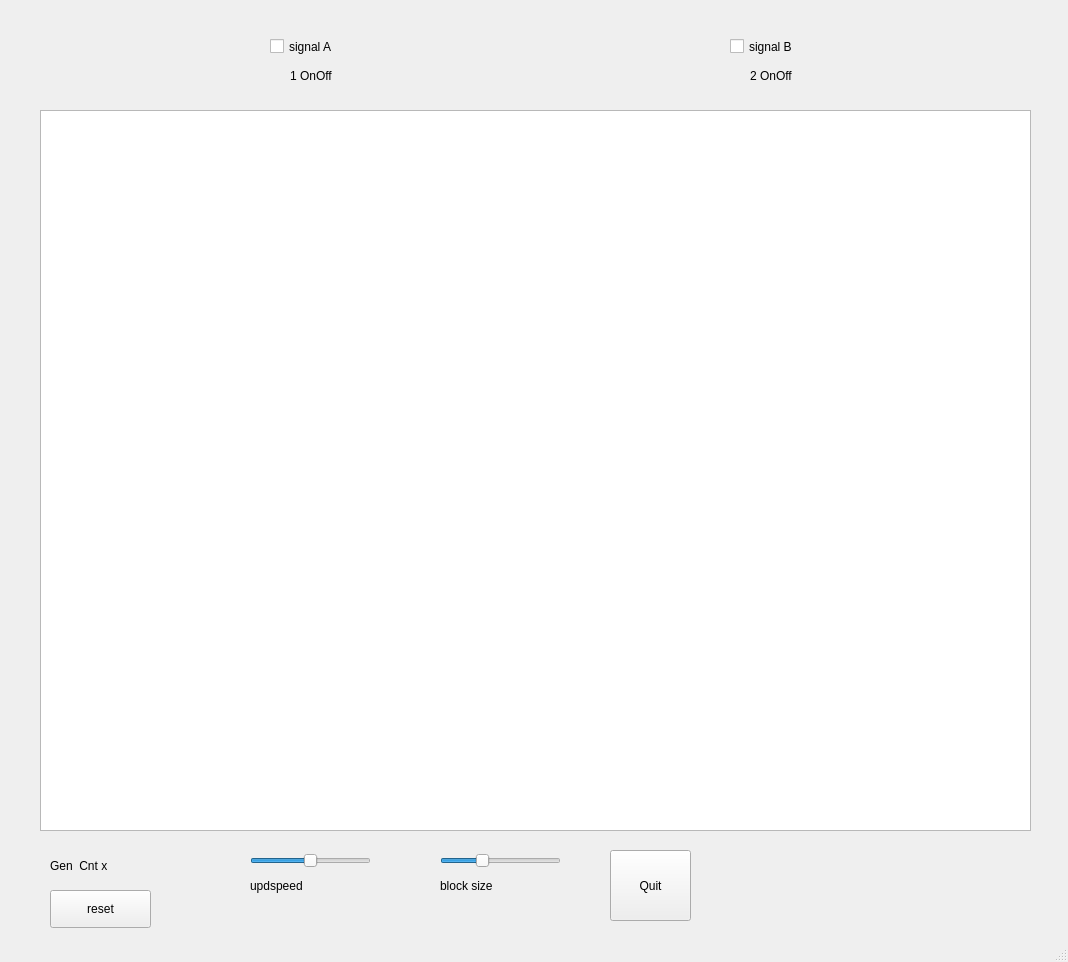
<?xml version="1.0" encoding="UTF-8"?>
<ui version="4.0">
 <class>MainWindow</class>
 <widget class="QMainWindow" name="MainWindow">
  <property name="geometry">
   <rect>
    <x>0</x>
    <y>0</y>
    <width>1068</width>
    <height>962</height>
   </rect>
  </property>
  <property name="windowTitle">
   <string>MainWindow</string>
  </property>
  <widget class="QWidget" name="centralwidget">
   <widget class="QGraphicsView" name="graphicsView">
    <property name="geometry">
     <rect>
      <x>40</x>
      <y>110</y>
      <width>991</width>
      <height>721</height>
     </rect>
    </property>
   </widget>
   <widget class="QPushButton" name="pushButton">
    <property name="geometry">
     <rect>
      <x>610</x>
      <y>850</y>
      <width>81</width>
      <height>71</height>
     </rect>
    </property>
    <property name="text">
     <string>Quit</string>
    </property>
   </widget>
   <widget class="QSlider" name="SliderUpdateSpeed">
    <property name="geometry">
     <rect>
      <x>250</x>
      <y>850</y>
      <width>121</width>
      <height>21</height>
     </rect>
    </property>
    <property name="minimum">
     <number>0</number>
    </property>
    <property name="maximum">
     <number>100</number>
    </property>
    <property name="value">
     <number>50</number>
    </property>
    <property name="sliderPosition">
     <number>50</number>
    </property>
    <property name="orientation">
     <enum>Qt::Horizontal</enum>
    </property>
    <property name="invertedAppearance">
     <bool>false</bool>
    </property>
    <property name="invertedControls">
     <bool>false</bool>
    </property>
   </widget>
   <widget class="QLabel" name="labelUpdspeed">
    <property name="geometry">
     <rect>
      <x>250</x>
      <y>870</y>
      <width>121</width>
      <height>31</height>
     </rect>
    </property>
    <property name="text">
     <string>updspeed</string>
    </property>
   </widget>
   <widget class="QLabel" name="labelOut1">
    <property name="geometry">
     <rect>
      <x>290</x>
      <y>60</y>
      <width>71</width>
      <height>31</height>
     </rect>
    </property>
    <property name="text">
     <string>1 OnOff</string>
    </property>
   </widget>
   <widget class="QLabel" name="labelOut2">
    <property name="geometry">
     <rect>
      <x>750</x>
      <y>60</y>
      <width>71</width>
      <height>31</height>
     </rect>
    </property>
    <property name="text">
     <string>2 OnOff</string>
    </property>
   </widget>
   <widget class="QCheckBox" name="checkBox1">
    <property name="geometry">
     <rect>
      <x>270</x>
      <y>30</y>
      <width>101</width>
      <height>33</height>
     </rect>
    </property>
    <property name="styleSheet">
     <string notr="true">font: 75 16pt &quot;PibotoLt&quot;;</string>
    </property>
    <property name="text">
     <string>signal A</string>
    </property>
   </widget>
   <widget class="QCheckBox" name="checkBox2">
    <property name="geometry">
     <rect>
      <x>730</x>
      <y>30</y>
      <width>101</width>
      <height>33</height>
     </rect>
    </property>
    <property name="text">
     <string>signal B</string>
    </property>
   </widget>
   <widget class="QLabel" name="labelGen">
    <property name="geometry">
     <rect>
      <x>50</x>
      <y>850</y>
      <width>111</width>
      <height>31</height>
     </rect>
    </property>
    <property name="text">
     <string>Gen  Cnt x</string>
    </property>
   </widget>
   <widget class="QLabel" name="labelBlocksize">
    <property name="geometry">
     <rect>
      <x>440</x>
      <y>870</y>
      <width>121</width>
      <height>31</height>
     </rect>
    </property>
    <property name="text">
     <string>block size</string>
    </property>
   </widget>
   <widget class="QSlider" name="SliderBlocksize">
    <property name="geometry">
     <rect>
      <x>440</x>
      <y>850</y>
      <width>121</width>
      <height>21</height>
     </rect>
    </property>
    <property name="minimum">
     <number>1</number>
    </property>
    <property name="maximum">
     <number>10</number>
    </property>
    <property name="pageStep">
     <number>2</number>
    </property>
    <property name="value">
     <number>4</number>
    </property>
    <property name="sliderPosition">
     <number>4</number>
    </property>
    <property name="orientation">
     <enum>Qt::Horizontal</enum>
    </property>
    <property name="invertedAppearance">
     <bool>false</bool>
    </property>
    <property name="invertedControls">
     <bool>false</bool>
    </property>
   </widget>
   <widget class="QPushButton" name="btnGenReset">
    <property name="geometry">
     <rect>
      <x>50</x>
      <y>890</y>
      <width>101</width>
      <height>38</height>
     </rect>
    </property>
    <property name="text">
     <string>reset</string>
    </property>
   </widget>
  </widget>
  <widget class="QMenuBar" name="menubar">
   <property name="geometry">
    <rect>
     <x>0</x>
     <y>0</y>
     <width>1068</width>
     <height>34</height>
    </rect>
   </property>
  </widget>
  <widget class="QStatusBar" name="statusbar"/>
 </widget>
 <resources/>
 <connections/>
</ui>
